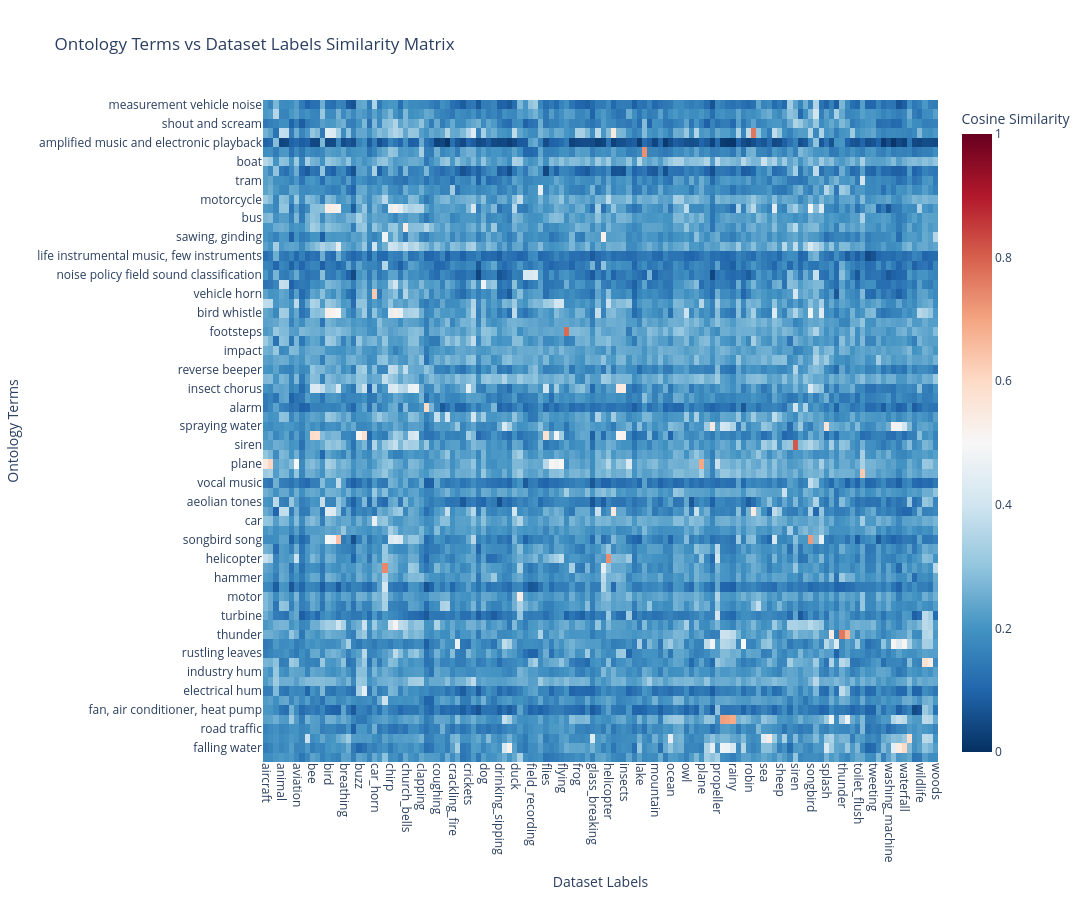

The notebook cell this image was saved under:
### Code cell
# Plot correlation heatmap with Plotly
fig = go.Figure(
    data=go.Heatmap(
        z=correlation_df.values,
        x=correlation_df.columns,
        y=correlation_df.index,
        colorscale='RdBu_r',
        zmin=0,
        zmax=1,
        colorbar=dict(title='Cosine Similarity')
    )
)

fig.update_layout(
    title='Ontology Terms vs Dataset Labels Similarity Matrix',
    xaxis_title='Dataset Labels',
    yaxis_title='Ontology Terms',
    width=1400,
    height=900
)
fig.update_xaxes(tickangle=90)
fig.update_yaxes(autorange='reversed')

fig.write_html('ontology_dataset_correlation_matrix.html')
fig.show()

print('Correlation matrix saved as ontology_dataset_correlation_matrix.html')

### Figure 1 — Plotly figure (JSON) as saved in the notebook; plotly's stock layout.template omitted (floating-point values rounded to 4 significant figures; data arrays with more than 128 entries replaced by an {"elided": "..."} marker saying what was removed)
{"data": [{"colorbar": {"title": {"text": "Cosine Similarity"}}, "colorscale": [[0, "rgb(5,48,97)"], [0.1, "rgb(33,102,172)"], [0.2, "rgb(67,147,195)"], [0.3, "rgb(146,197,222)"], [0.4, "rgb(209,229,240)"], [0.5, "rgb(247,247,247)"], [0.6, "rgb(253,219,199)"], [0.7, "rgb(244,165,130)"], [0.8, "rgb(214,96,77)"], [0.9, "rgb(178,24,43)"], [1, "rgb(103,0,31)"]], "type": "heatmap", "x": {"elided": "130 str values"}, "y": ["measurement vehicle noise", "AudioSet", "shout and scream", "rooster", "amplified music and electronic playback", "laughter", "boat", "Acoustical Vehicle Alerting System", "tram", "explosion", "motorcycle", "bird call", "bus", "bell", "sawing, ginding", "dawn chorus", "life instrumental music, few instruments", "jackhammer, breaker", "noise policy field sound classification", "dog bark", "vehicle horn", "drone", "bird whistle", "roll", "footsteps", "crane, buldozer", "impact", "scrape", "reverse beeper", "drill", "insect chorus", "children playing", "alarm", "caugh", "spraying water", "buzzing bees and flies", "siren", "truck", "plane", "train", "vocal music", "horeshoes", "aeolian tones", "poultry", "car", "speech", "songbird song", "pile-driver", "helicopter", "chainsaw", "hammer", "machete", "motor", "siren", "tractor", "turbine", "whistling", "thunder", "flowing water", "rustling leaves", "microphone wind noise", "industry hum", "crowd", "electrical hum", "cables and chains", "fan, air conditioner, heat pump", "rain", "road traffic", "breaking waves", "falling water", "pump"], "z": {"elided": "71x130 float values"}, "zmax": 1, "zmin": 0}], "layout": {"height": 900, "title": {"text": "Ontology Terms vs Dataset Labels Similarity Matrix"}, "width": 1400, "xaxis": {"tickangle": 90, "title": {"text": "Dataset Labels"}}, "yaxis": {"autorange": "reversed", "title": {"text": "Ontology Terms"}}}}
